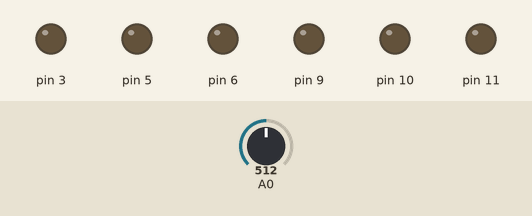
The sketch below on a simulated Arduino Uno, built with avr-gcc and run on an emulated ATmega328P. Shown: output pins drawn as LEDs (lit = HIGH). The test bench sets the inputs (shaded band); at power-on: A0 = 512.

Above: at 1.2 s.
1.3 s: A0 set to 483
At 2.78 s:
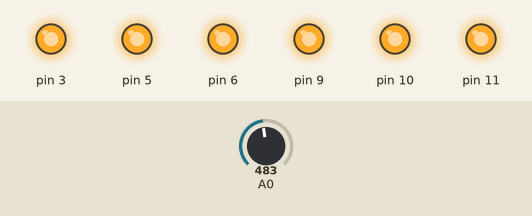
4.3 s: A0 set to 510
Timing chart, 0 to 7.3 s (numbered marks = the images above; inputs shaded):
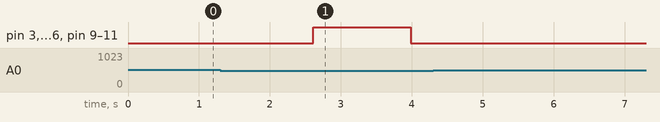

The sketch:

tt14.ino
```cpp
void setup()
{
  pinMode(3,OUTPUT);
  pinMode(5,OUTPUT);
  pinMode(6,OUTPUT);
  pinMode(9,OUTPUT);
  pinMode(10,OUTPUT);
  pinMode(11,OUTPUT);
  pinMode(A0,INPUT);
  Serial.begin(9600);
}

int but_stat = 0;

boolean refresh(){
   if(analogRead(A0)>500){
      but_stat = 1;
      return true;
   }
   else{
      but_stat = 0;
      return false;
   }
}

void loop_up(){
  for(int i=0; i<=255; i++){
     if(refresh()){reset();break;}
     analogWrite(3,i);
     analogWrite(5,i);
     analogWrite(6,i);
     analogWrite(9,i);
     analogWrite(10,i);
     analogWrite(11,i);
     delay(5);
  }

}

void loop_down(){
   for(int i=255; i>=0; i--){
     if(refresh()){reset();break;}
     analogWrite(3,i);
     analogWrite(5,i);
     analogWrite(6,i);
     analogWrite(9,i);
     analogWrite(10,i);
     analogWrite(11,i);
     delay(5);
  }
}

void reset(){
   digitalWrite(3,LOW);
   digitalWrite(6,LOW);
   digitalWrite(5,LOW);
   digitalWrite(9,LOW);
   digitalWrite(10,LOW);
   digitalWrite(11,LOW);
   refresh();
}

void loop()
{
 if(!refresh()){
     loop_up();
     delay(50);
     loop_down();
     delay(50);
  }
  else{}
}
```

Measured:
- the behaviour switches between 501 and 500 on A0 (found by bisection; images 0 and 1)
- after the input at 1.3 s, pin 3, pin 5, pin 6, pin 9–11: LOW → HIGH after 1.3 s, → LOW 1.4 s later
